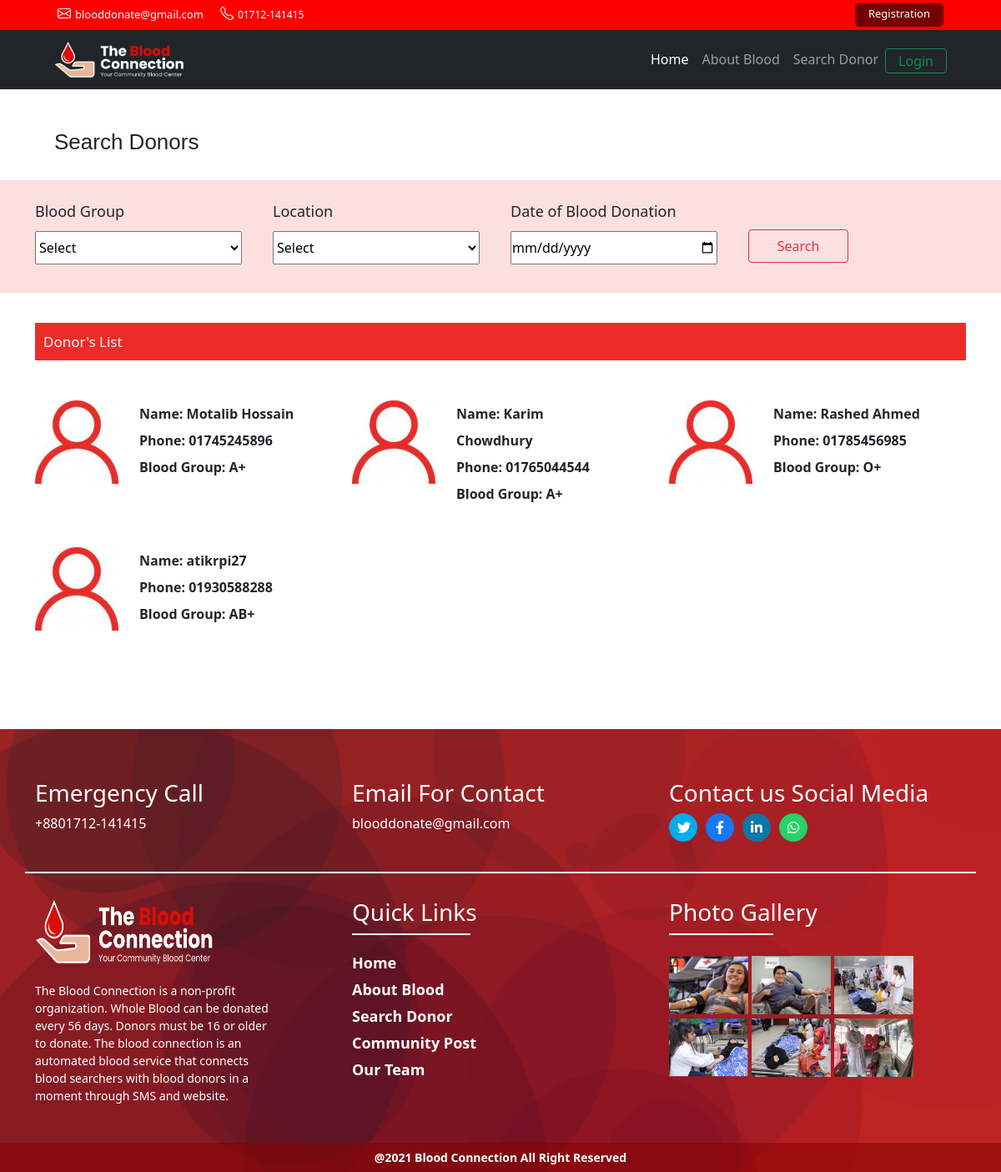
Page /search_donor/ on the committed database.
### UserProfile/models.py (models this page shows, shortened)
class UserProfile(models.Model):
    user=models.OneToOneField(User, on_delete=models.CASCADE)
    profile_pic=models.ImageField(
        upload_to="UserProfile/Profilepic/",
        default='UserProfile/Profilepic/default_user_profile.png'
        )
    phone=models.CharField(max_length=20)
    DateOfBirth=DateField(max_length=50)
    profession=CharField(max_length=50)
    bloodGroup=CharField(max_length=20)
    gender=CharField(max_length=20)
    city=CharField(max_length=30)
    thana=CharField(max_length=30)
    union=CharField(max_length=30)
    postCode=CharField(max_length=20)
    otp=models.CharField(max_length=30)
    published = models.BooleanField(default=True)

### UserProfile/views.py (the view, shortened to what this page needs)
# urls.py: path('search_donor/', search_donor, name='search_donor'),
def search_donor(request):
    userprofile=UserProfile.objects.all()
    context={'userprofile':userprofile}
    return render(request, 'UserProfile/search.html',context)

### templates/UserProfile/search.html (shortened to what this page needs)
{%extends 'base.html'%} {%block head%} {% load static %}
<link rel="stylesheet" href="{%static 'UserProfile/css/search.css'%}" /> {%endblock%} {%block body%}
<div class="search">
    <div class="container-fluid">
        <div class="row">
            <div class="col-lg-12 col-md-12 col-sm-12">
                <div class="SearchDonors mt-5">
                    <h2>Search Donors</h2>
                </div>
            </div>
        </div>
    </div>
    <div class="searchOption">
        <div class="container">
            <form action="{% url 'UserProfile:search_donor'%}" method="POST">
                <div class="s_all_field mt-4 row">
                    <div class="col-lg-3 col-md-12 col-sm-12">
                        <label>Blood Group</label></br>
                        <select name="blood" id="" class="">
                            <option value="">Select</option>
                        </select>
                    </div>
                    <div class="col-lg-3 col-md-12 col-sm-12">
                        <label>Location</label></br>
                        <select name="location" id="" class="">
                            <option value="">Select</option>
                        </select>
                    </div>
                    <div class="col-lg-3 col-md-12 col-sm-12">
                        <label>Date of Blood Donation</label></br>
                        <input type="date">
                    </div>
                    <div class="col-lg-3 col-md-12 col-sm-12 search_btn">
                        <button type="submit" value="Submit" class="btn btn-outline-danger">Search</button>
                    </div>
                </div>
            </form>
        </div>
    </div>
</div>
<div class="container">
    <div class="donor_list">
        <div class="donor">
            <div class="row">
                <div class="col-lg-12 col-md-12 col-sm-12">
                    <div class="donor_info">
                        <p>Donor's List</p>
                    </div>
                </div>
            </div>
        </div>
        <div class="mt-5">
            <div class="row">
                {% for user in userprofile%}
                <div class="person col-lg-4 col-md-12 col-sm-12 mb-5">
                    <div class="avatar">
                        <img src="{%static 'UserProfile/images/avatar.jpg'%}" alt="Donor Avatar">
                    </div>
                    <div class="info">
                        <div class="metadata">
                            <div class="meta donor_name">
                                <span class="label"><b>Name:</b></span>
                                <span class="value"><b>{{user.user.username}}</b></span>
                            </div>
                            <div class="meta district">
                                <span class="label"><b>Phone:</b></span>
                                <span class="value"><b>{{user.phone}}</b></span>
                            </div>
                            <div class="meta blood_group">
                                <span class="label"><b>Blood Group:</b></span>
                                <span class="value"><b>{{user.bloodGroup}}</b></span>
                            </div>
                        </div>
                    </div>
                </div>
                {% endfor %}
            </div>
        </div>
    </div>
</div>
{% endblock %}

### templates/base.html (shortened to what this page needs)
<!DOCTYPE html>
<html lang="en">
<head>
    {% load static %}
    <link rel="icon" href="{%static 'base/images/233_-_blood-512.png'%}" /> {%block head%} {%endblock%}
    <link rel="stylesheet" href="https://cdn.jsdelivr.net/npm/bootstrap-icons@1.6.1/font/bootstrap-icons.css" />
    <link href="https://cdn.jsdelivr.net/npm/bootstrap@5.0.2/dist/css/bootstrap.min.css" rel="stylesheet" />
    <link rel="stylesheet" href="https://pro.fontawesome.com/releases/v5.10.0/css/all.css" />
    {% load static %}
    <link rel="stylesheet" href="{%static 'base/css/style.css'%}" />
</head>
<body class="body">
    <div class="header-top">
        <div class="container-fluid">
            <div class="row">
                <div class="col-lg-6 col-md-6 col-sm-12 mail-main">
                    <div class="mail">
                        <div class="mail-icon">
                            <i class="bi bi-envelope"></i>
                        </div>
                        <span>blooddonate@gmail.com</span>
                    </div>
                    <div class="phone">
                        <div class="phone-icon">
                            <i class="bi bi-telephone"></i>
                        </div>
                        <span>01712-141415</span>
                    </div>
                </div>
                {% if request.user.is_authenticated %} {% else %}
                <div class="col-lg-6 col-md-6 col-sm-12 reg-main">
                    <a href="{%url 'UserProfile:registrations'%}" class="btn reg-btn float-end" type="submit">Registration</a>
                </div>
                {%endif%}
            </div>
        </div>
    </div>
    <nav class="navbar navbar-expand-lg navbar-dark bg-dark">
        <div class="container-fluid">
            <a class="navbar-brand" href="/">
                <img src="{%static 'base/images/logo_white.png'%}" alt="#" width="100%" height="45px">
            </a>
            <div class="collapse navbar-collapse" id="navbarSupportedContent">
                <ul class="navbar-nav ms-auto mb-2 mb-lg-0">
                    <li class="nav-item">
                        <a class="nav-link active" aria-current="page" href="/">Home</a>
                    </li>
                    <li class="nav-item">
                        <a class="nav-link" href="{%url 'UserProfile:About_Blood'%}">About Blood</a>
                    </li>
                    <li class="nav-item">
                        <a class="nav-link" href="{%url 'UserProfile:search_donor'%}">Search Donor</a>
                    </li>
                    <li class="nav-item dropdown">
                        {% if request.user.is_authenticated %}
                        <a class="nav-link dropdown-toggle" id="navbarDropdown" role="button" data-bs-toggle="dropdown" aria-expanded="false">
                            <img class="user_profile_image" src="{%static 'UserProfile/images/profile.png'%}" alt="">
                        </a>
                        <ul class="dropdown-menu" aria-labelledby="navbarDropdown">
                            <li><a class="dropdown-item" href="{%url 'UserProfile:user_profile' username=request.user.username%}">Profile</a></li>
                            <li>
                                <hr class="dropdown-divider" />
                            </li>
                            <li>
                                <a class="dropdown-item" href="{%url 'UserProfile:logout'%}" type="submit">
                                        Logout
                                    </a>
                            </li>
                        </ul>
                        {% else %}
                        <form class="d-flex login_button">
                            <a href="{%url 'UserProfile:login'%}" class="btn btn-outline-success" type="submit">
                                    Login
                                </a>
                        </form>
                        {%endif%}
                    </li>
                </ul>
            </div>
        </div>
    </nav>
    {%block body%} {%endblock%}
    <div class="footer">
        <div class="container">
            <div class="footer_first">
                <div class="row">
                    <div class="col-lg-4 col-md-4 col-sm-12 footer_first_left">
                        <h3>Emergency Call</h3>
                        <p>+8801712-141415</p>
                    </div>
                    <div class="col-lg-4 col-md-4 col-sm-12 footer_first_middle ">
                        <h3>Email For Contact</h3>
                        <p>blooddonate@gmail.com</p>
                    </div>
                    <div class="col-lg-4 col-md-4 col-sm-12 footer_first_right">
                        <h3>Contact us Social Media</h3>
                        <div class="footer_social_icon">
                            <div class="twitter">
                                <a href="">
                                    <i class="fab fa-twitter fa-twitters"></i>
                                </a>
                            </div>
                            <div class="facebook">
                                <a href="">
                                    <i class="fab fa-facebook-f"></i>
                                </a>
                            </div>
                            <div class="linkedin">
                                <a href="">
                                    <i class="fab fa-linkedin-in"></i>
                                </a>
                            </div>
                            <div class="whatsapp">
                                <a href="">
                                    <i class="fab fa-whatsapp"></i>
                                </a>
                            </div>
                        </div>
                    </div>
                    <div class="line">
                    </div>
                </div>
            </div>
            <div class="footer_last">
                <div class="row">
                    <div class="col-lg-4 col-md-4 col-sm-12 footer_last_left">
                        <div class="footer_logo">
                            <img src="{%static 'base/images/logo_white.png'%}" alt="Footer Logo">
                            <p>The Blood Connection is a non-profit organization. Whole Blood can be donated every 56 days. Donors must be 16 or older to donate. The blood connection is an automated blood service that connects blood searchers with blood
                                donors in a moment through SMS and website.</p>
                        </div>
                    </div>
                    <div class="col-lg-4 col-md-4 col-sm-12 footer_last_middle">
                        <h3>Quick Links</h3>
                        <div class="quick_links_line"></div>
                        <div class="footer_menu">
                            <li><a href="#">Home</a></li>
                            <li><a href="#">About Blood</a></li>
                            <li><a href="#">Search Donor</a></li>
                            <li><a href="#">Community Post</a></li>
                            <li><a href="#team">Our Team</a></li>
                        </div>
                    </div>
                    <div class="col-lg-4 col-md-4 col-sm-12 footer_last_right">
                        <h3>Photo Gallery</h3>
                        <div class="photo_gallery_line"></div>
                        <div class="gallery">
                            <img src="{%static 'base/images/g1.png'%}" alt="Gallery Pic-1">
                            <img src="{%static 'base/images/g2.png'%}" alt="Gallery Pic-3">
                            <img src="{%static 'base/images/g3.png'%}" alt="Gallery Pic-2">
                            <img src="{%static 'base/images/g4.png'%}" alt="Gallery Pic-4">
                            <img src="{%static 'base/images/g5.png'%}" alt="Gallery Pic-5">
                            <img src="{%static 'base/images/g6.png'%}" alt="Gallery Pic-6">
                        </div>
                    </div>
                </div>
            </div>
        </div>
        <div class="footer_reserve_part text-center">
            <p>@2021 Blood Connection All Right Reserved </p>
        </div>
    </div>
</body>
</html>

### static/UserProfile/css/search.css (style rules this page uses)
* { padding: 0px; margin: 0px; }
body { overflow-x: hidden; width: 100vw; }
.header-top { background-color: red; padding: 4px; }
.container-fluid { padding-right: 65px; padding-left: 65px; }
.mail { color: white; float: left; }
.mail-icon { float: left; margin-right: 5px; font-size: 16px; }
.mail span { font-size: 13px; }
.phone { margin-left: 20px; color: white; float: left; }
.phone-icon { float: left; margin-right: 5px; font-size: 16px; }
.phone span { font-size: 12px; }
.reg-btn { padding-top: 0px; padding-bottom: 4px!important; padding-right: 8px; padding-left: 8px; font-size: 13px !important; color: white; background: #750000; border-radius: 5px; text-decoration: none; border: 1px solid transparent; }
.btn { padding: 2px 15px; font-size: 16px; }
.search { height: 250px; }
.searchOption label { font-size: 18px; margin-bottom: 10px; }
.searchOption select, input { height: 40px; width: 95%; margin-bottom: 10px; }
.SearchDonors { margin-bottom: 30px; }
.SearchDonors h2 { font-family: "Poppins", Sans-serif; font-size: 26px; }
.searchOption { background-color: #EB2C2926; height: 135px; width: 100%; position: absolute }
.s_all_field { position: relative; }
.search_btn button { width: 120px; height: 40px; margin-top: 35px; }
.donor_info p { font-size: 17px; }
.donor_info { width: 100%; height: 45px; padding: 10px; margin-top: 30px; display: inline-block; box-sizing: border-box; background-color: #eb2c29; color: #fff; }
.avatar { float: left; flex: 1; }
.avatar img { height: 100px; width: 100px; }
.metadata { padding: 0 31px 0 125px; line-height: 2; }
.metadata .meta.blood_group .value { text-transform: uppercase; }
.metadata .meta.district .value { text-transform: capitalize; }
.footer { background: url(Img/footer_banner.png); background-blend-mode: overlay; background-repeat: no-repeat; background-size: cover; margin-top: 70px; background-color: #5F1212; color: white; height: 100%; width: 100%; }
.footer_first_left, .footer_first_middle, .footer_first_right { margin-top: 60px; }
.footer_social_icon a { float: left; font-size: 16px; margin-right: 10px; color: white; padding: 5px 10px; text-align: center; border-radius: 50%; width: 34px; }
.twitter a { background-color: #00acee; }
.facebook a { background-color: #1877f2; }
.linkedin a { background-color: #0e76a8; }
.whatsapp a { background-color: #25D366; }
.line { width: 100%; border: 1px solid white; margin-top: 30px; }
.footer_last_left, .footer_last_middle, .footer_last_right { margin-top: 30px; }
.footer_logo img { width: 60%; height: 80px; }
.footer_logo p { margin-top: 20px; font-size: 14px; width: 80%; }
.quick_links_line { border: 1px solid white; width: 40%; }
.photo_gallery_line { border: 1px solid white; width: 35%; }
.footer_menu { margin-top: 20px; }
.footer_menu li { list-style: none; margin-bottom: 5px; }
.footer_menu a { text-decoration: none; color: white; font-size: 18px; font-weight: 600; }
.gallery { margin-top: 25px; }
.gallery img { height: 70px; width: 95px; margin-bottom: 5px; }
.footer_reserve_part { background-color: #8b00008c; }

### rows in the picture
UserProfile: user.username "Motalib Hossain", phone "01745245896", bloodGroup "A+"
UserProfile: user.username "Karim Chowdhury", phone "01765044544", bloodGroup "A+"
UserProfile: user.username "Rashed Ahmed", phone "01785456985", bloodGroup "O+"
UserProfile: user.username "atikrpi27", phone "01930588288", bloodGroup "AB+"
